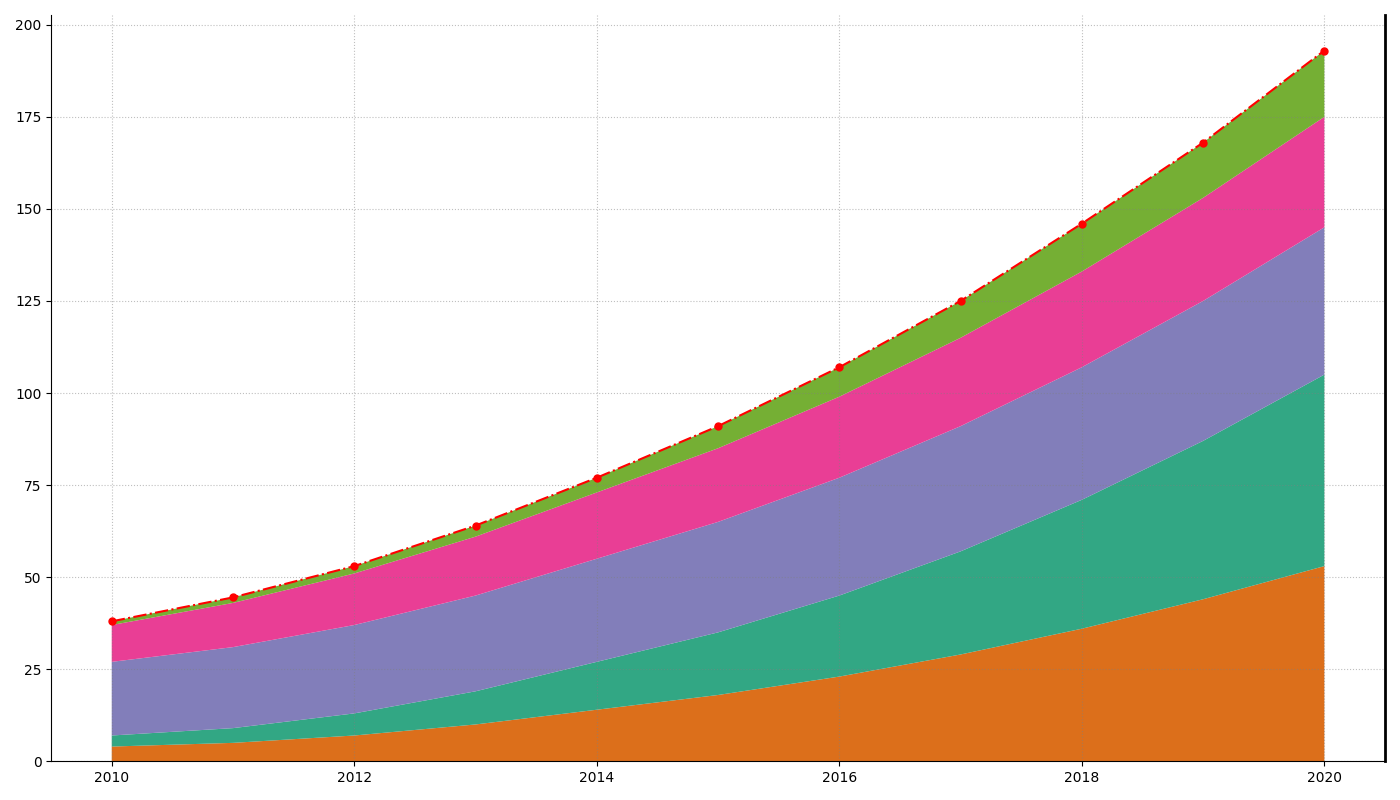

This figure's Python source:
import matplotlib.pyplot as plt
import numpy as np

years = np.arange(2010, 2021)
solar_energy = [4, 5, 7, 10, 14, 18, 23, 29, 36, 44, 53]
wind_energy = [3, 4, 6, 9, 13, 17, 22, 28, 35, 43, 52]
hydro_energy = [20, 22, 24, 26, 28, 30, 32, 34, 36, 38, 40]
biomass_energy = [10, 12, 14, 16, 18, 20, 22, 24, 26, 28, 30]
geothermal_energy = [1, 1.5, 2, 3, 4, 6, 8, 10, 13, 15, 18]
energy_consumption = np.vstack([solar_energy, wind_energy, hydro_energy, biomass_energy, geothermal_energy])

fig, ax = plt.subplots(figsize=(14, 8))

ax.stackplot(years, energy_consumption, colors=['#d95f02', '#1b9e77', '#7570b3', '#e7298a', '#66a61e'], alpha=0.9)

ax.set_xticks(np.arange(2010, 2021, 2))

total_energy_consumption = np.sum(energy_consumption, axis=0)
ax.plot(years, total_energy_consumption, color='red', linestyle='-.', linewidth=1.5, marker='o', markersize=5)

ax.grid(True, linestyle=':', color='gray', alpha=0.5)
ax.spines['top'].set_visible(False)
ax.spines['right'].set_linewidth(2)

plt.tight_layout()
plt.show()
